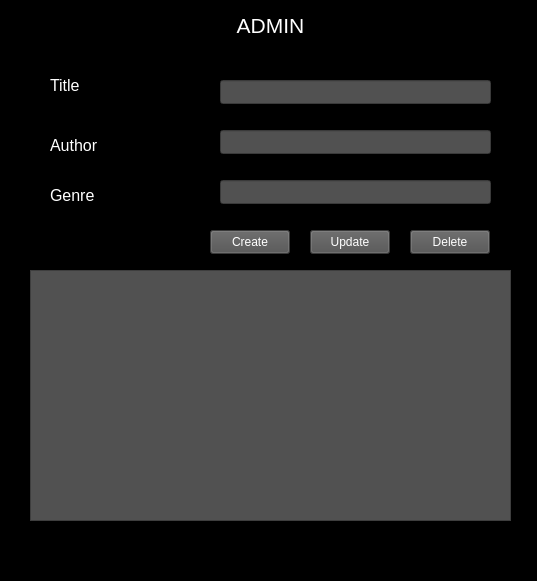
<?xml version="1.0" encoding="UTF-8"?>
<ui version="4.0">
 <class>Admin</class>
 <widget class="QMainWindow" name="Admin">
  <property name="geometry">
   <rect>
    <x>0</x>
    <y>0</y>
    <width>537</width>
    <height>581</height>
   </rect>
  </property>
  <property name="windowTitle">
   <string>MainWindow</string>
  </property>
  <property name="styleSheet">
   <string notr="true">background-color: rgb(0, 0, 0);</string>
  </property>
  <widget class="QWidget" name="centralwidget">
   <widget class="QLineEdit" name="authorLineEdit">
    <property name="geometry">
     <rect>
      <x>220</x>
      <y>130</y>
      <width>271</width>
      <height>24</height>
     </rect>
    </property>
    <property name="styleSheet">
     <string notr="true">color: rgb(255, 255, 255);
background-color: rgb(81, 81, 81);</string>
    </property>
   </widget>
   <widget class="QLabel" name="label_3">
    <property name="geometry">
     <rect>
      <x>50</x>
      <y>130</y>
      <width>71</width>
      <height>31</height>
     </rect>
    </property>
    <property name="font">
     <font>
      <pointsize>12</pointsize>
     </font>
    </property>
    <property name="styleSheet">
     <string notr="true">color: rgb(255, 255, 255);</string>
    </property>
    <property name="text">
     <string>Author</string>
    </property>
   </widget>
   <widget class="QPushButton" name="pushButtonHapus">
    <property name="geometry">
     <rect>
      <x>410</x>
      <y>230</y>
      <width>80</width>
      <height>24</height>
     </rect>
    </property>
    <property name="styleSheet">
     <string notr="true">color: rgb(255, 255, 255);
background-color: rgb(81, 81, 81);</string>
    </property>
    <property name="text">
     <string>Delete</string>
    </property>
   </widget>
   <widget class="QLineEdit" name="titleLineEdit">
    <property name="geometry">
     <rect>
      <x>220</x>
      <y>80</y>
      <width>271</width>
      <height>24</height>
     </rect>
    </property>
    <property name="styleSheet">
     <string notr="true">color: rgb(255, 255, 255);
background-color: rgb(81, 81, 81);</string>
    </property>
   </widget>
   <widget class="QPushButton" name="pushButtonUpdate">
    <property name="geometry">
     <rect>
      <x>310</x>
      <y>230</y>
      <width>80</width>
      <height>24</height>
     </rect>
    </property>
    <property name="styleSheet">
     <string notr="true">color: rgb(255, 255, 255);
background-color: rgb(81, 81, 81);</string>
    </property>
    <property name="text">
     <string>Update</string>
    </property>
   </widget>
   <widget class="QPushButton" name="pushButtonTambah">
    <property name="geometry">
     <rect>
      <x>210</x>
      <y>230</y>
      <width>80</width>
      <height>24</height>
     </rect>
    </property>
    <property name="styleSheet">
     <string notr="true">color: rgb(255, 255, 255);
background-color: rgb(81, 81, 81);</string>
    </property>
    <property name="text">
     <string>Create</string>
    </property>
   </widget>
   <widget class="QLineEdit" name="genreLineEdit">
    <property name="geometry">
     <rect>
      <x>220</x>
      <y>180</y>
      <width>271</width>
      <height>24</height>
     </rect>
    </property>
    <property name="styleSheet">
     <string notr="true">color: rgb(255, 255, 255);
background-color: rgb(81, 81, 81);</string>
    </property>
   </widget>
   <widget class="QLabel" name="label_4">
    <property name="geometry">
     <rect>
      <x>50</x>
      <y>180</y>
      <width>71</width>
      <height>31</height>
     </rect>
    </property>
    <property name="font">
     <font>
      <pointsize>12</pointsize>
     </font>
    </property>
    <property name="styleSheet">
     <string notr="true">color: rgb(255, 255, 255);</string>
    </property>
    <property name="text">
     <string>Genre</string>
    </property>
   </widget>
   <widget class="QLabel" name="label_2">
    <property name="geometry">
     <rect>
      <x>50</x>
      <y>70</y>
      <width>71</width>
      <height>31</height>
     </rect>
    </property>
    <property name="font">
     <font>
      <pointsize>12</pointsize>
     </font>
    </property>
    <property name="styleSheet">
     <string notr="true">color: rgb(255, 255, 255);</string>
    </property>
    <property name="text">
     <string>Title</string>
    </property>
   </widget>
   <widget class="QTableView" name="tableView">
    <property name="geometry">
     <rect>
      <x>30</x>
      <y>270</y>
      <width>481</width>
      <height>251</height>
     </rect>
    </property>
    <property name="styleSheet">
     <string notr="true">color: rgb(255, 255, 255);
background-color: rgb(81, 81, 81);</string>
    </property>
   </widget>
   <widget class="QLabel" name="label">
    <property name="geometry">
     <rect>
      <x>230</x>
      <y>-10</y>
      <width>81</width>
      <height>71</height>
     </rect>
    </property>
    <property name="font">
     <font>
      <pointsize>16</pointsize>
     </font>
    </property>
    <property name="styleSheet">
     <string notr="true">color: rgb(255, 255, 255);</string>
    </property>
    <property name="text">
     <string>ADMIN</string>
    </property>
    <property name="alignment">
     <set>Qt::AlignCenter</set>
    </property>
   </widget>
  </widget>
  <widget class="QMenuBar" name="menubar">
   <property name="geometry">
    <rect>
     <x>0</x>
     <y>0</y>
     <width>537</width>
     <height>17</height>
    </rect>
   </property>
  </widget>
  <widget class="QStatusBar" name="statusbar"/>
 </widget>
 <resources/>
 <connections/>
</ui>
